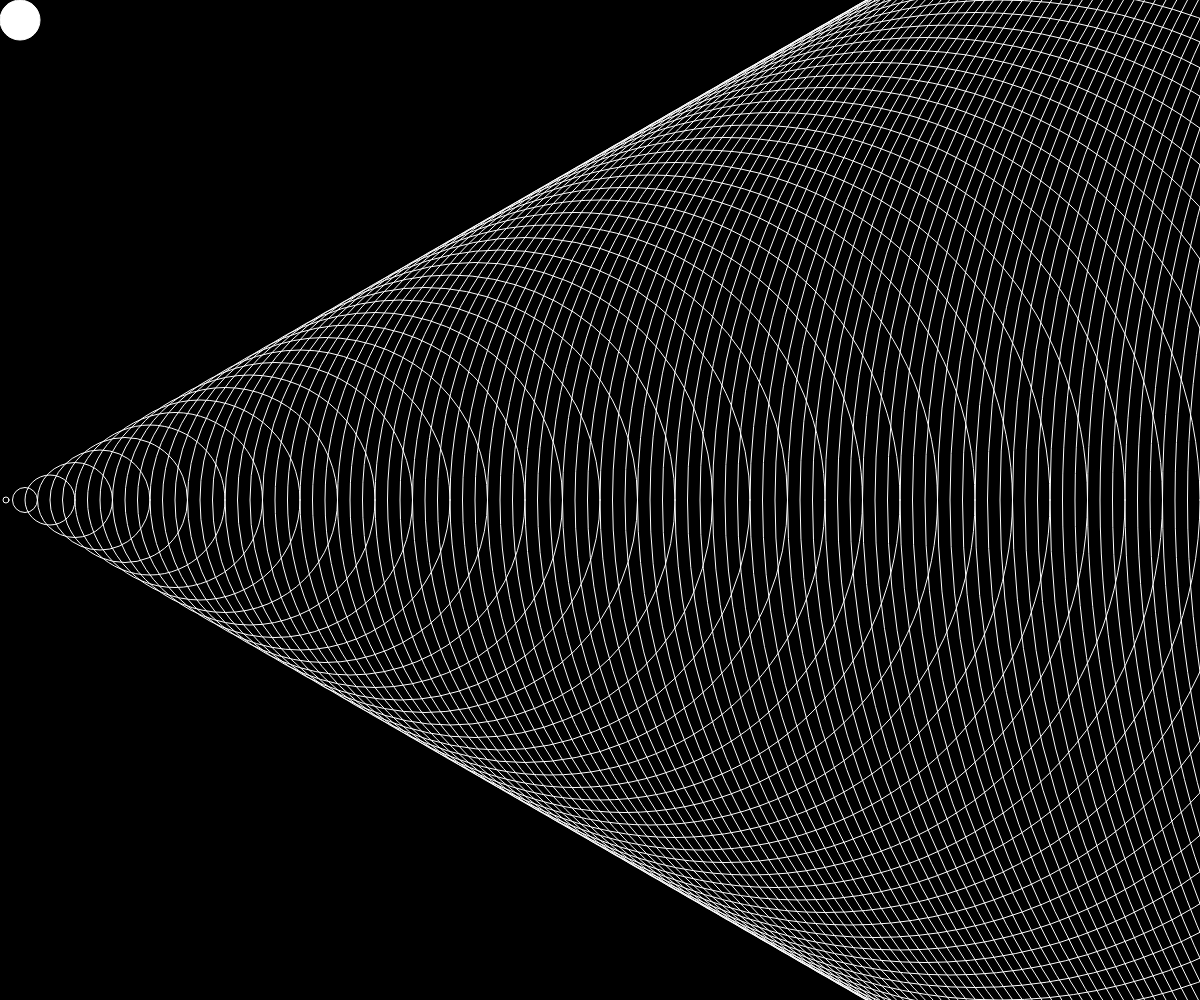
Frame 1 (no input)
Frame 60 (no input): identical to frame 1, image omitted
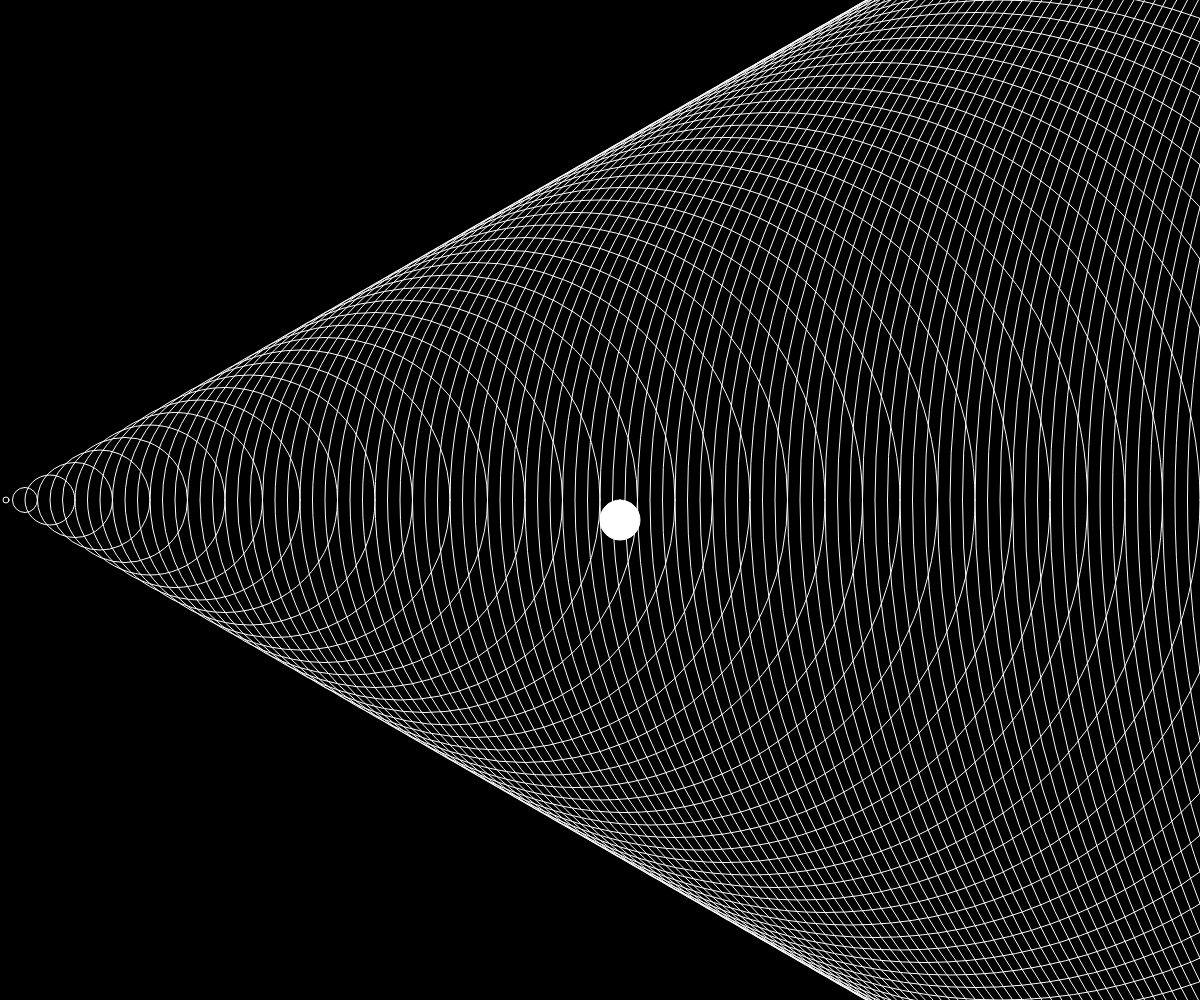
Frame 120 (the mouse pressed at the canvas centre since frame 60)

The p5.js sketch that drew these frames (run headless with seeded random() and noise() and a simulated clock; from frame 60 on, the mouse is pressed at the canvas centre):

// p5.js sketch
// ── sketch.js
let c = 30;

function setup() {
  createCanvas(windowWidth, windowHeight);
  strokeCap(PROJECT);
}

function draw() {

  background(0);
  stroke(230, 150, 30);
  fill(255,60);

  let a = 6;
  let side = 100;
  let abstand=25;
  stroke(255)
  strokeWeight(1)
  fill(0,0);
  ellipse(a,height/2,a,a);

  // line(x,0,x,height);

  for (let a = 0; a < width*2; a = a+abstand) {

  // x=x+10;
  ellipse(a,height/2,a,a);
  //entweder oder
  // ellipse(windowWidth, windowHeight,a,a);


}

  fill (255, 255, 255);
  rect(mouseX, mouseY, 40, 40, 40);


}
